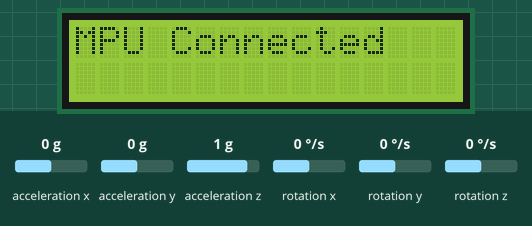
Bench run of a sketch on a simulated Arduino Uno, built with avr-gcc and run on an emulated ATmega328P. Shown: 16×2 character LCD. Inputs (shaded band) come from the test bench; at power-on: acceleration x 0 g, acceleration y 0 g, acceleration z 1 g, rotation x 0 °/s, rotation y 0 °/s, rotation z 0 °/s.

Above: at 1.1 s.
3.3 s: acceleration x set to -1.4 g
At 3.8 s:
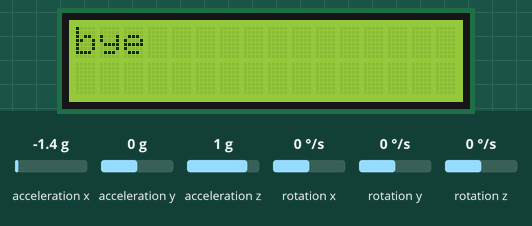
4.8 s: acceleration x set to 0.8 g
At 6.6 s:
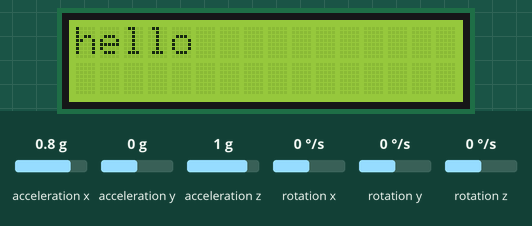
7.4 s: acceleration x set to -0.8 g
At 9.4 s:
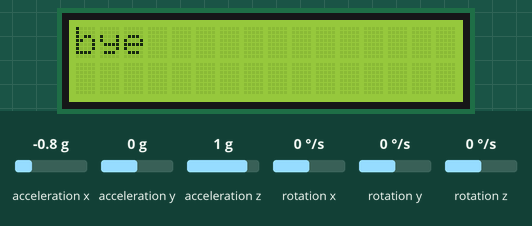
10.1 s: acceleration x set to 1.4 g
At 12.3 s:
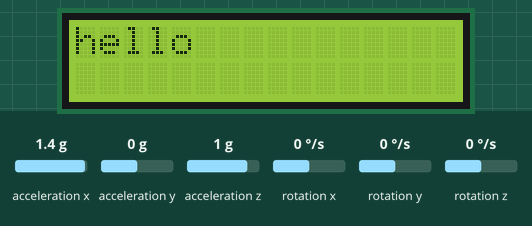
Timing chart, 0 to 13.7 s (numbered marks = the images above; inputs shaded):
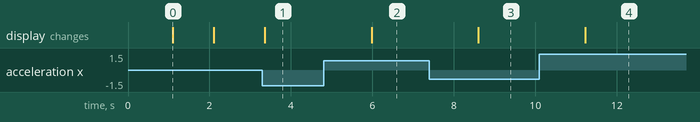

The sketch:

GestureBasedCommunicatorSS7.ino
```cpp
#include <Wire.h>
#include <LiquidCrystal_I2C.h>
#include <MPU6050.h>

MPU6050 mpu;
LiquidCrystal_I2C lcd(0x27, 16, 2);

int16_t ax, ay, az, gx, gy, gz;

void setup() {
  Wire.begin();
  lcd.init();
  lcd.backlight();

  lcd.setCursor(0, 0);
  lcd.print("Initializing...");
  delay(1000);

  mpu.initialize();
  if (!mpu.testConnection()) {
    lcd.clear();
    lcd.setCursor(0, 0);
    lcd.print("MPU NOT Found");
    while (1); // Halt
  }

  lcd.clear();
  lcd.setCursor(0, 0);
  lcd.print("MPU Connected");
  delay(1000);
  lcd.clear();
}

void loop() {
  mpu.getMotion6(&ax, &ay, &az, &gx, &gy, &gz);

  String message = "";

  // Main gesture mappings
  if (ax > 12000) {
    message = "hello"; // Forward
  } else if (ax < -12000) {
    message = "bye"; // Backward
  } else if (ay < -12000) {
    message = "how are you?"; // Left
  } else if (ay > 12000) {
    message = "have a great day!"; // Right
  }

  // Optional gestures (uncomment if needed):

  // if (az > 16000) {
  //   message = "yes"; // Device facing upward
  // }

  // if (az < 1000) {
  //   message = "no"; // Device facing downward
  // }

  // if (gx > 15000) {
  //   message = "stop"; // Quick roll right (rotation)
  // }

  // if (gy > 15000) {
  //   message = "wait"; // Quick pitch up
  // }

  // if (gz > 15000) {
  //   message = "ok"; // Quick yaw right
  // }

  // if (ax > 8000 && ay > 8000) {
  //   message = "thank you"; // Diagonal forward-right
  // }

  if (message != "") {
    lcd.clear();
    lcd.setCursor(0, 0);
    lcd.print(message);
    delay(1200); // Prevent spamming
  }

  delay(100);
}
```

Measured:
- after the input at 3.3 s, the display: changes after 0.06 s (image 1)
- after the input at 4.8 s, the display: changes after 1.2 s (image 2)
- after the input at 7.4 s, the display: changes after 1.2 s (image 3)
- after the input at 10.1 s, the display: changes after 1.1 s (image 4)
- what the display in image 0 shows lasts 1.0 s, from 1.1 s to 2.1 s
